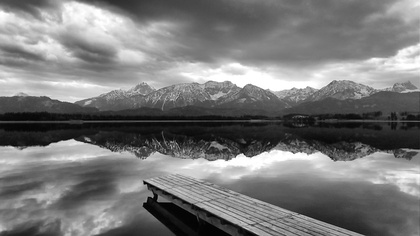
%> input picture Lab 9/B.jpg, 420 x 236 px, shrunk from 1984 x 1116 before the run
$ octave Q2.m   (GNU Octave 9; MATLAB toolbox functions it lacks are replaced by stand-ins)
%> lines starting %> are read from the running program, lines starting %| are printed output that depends on the picture
clear
I = imread('B.jpg');
%> I is the input picture: size 236x420x3 uint8; min 0, max 255, mean 120.7
I = rgb2gray(I);
%> I: size 236x420 uint8
[R C] = size(I);
%> R = 236; C = 420
F = [2,4,5,4,2;4,9,12,9,4;5,12,15,12,5;4,9,12,9,4;2,4,5,4,2]/159;
II = zeros(R+4,C+4);
II(3:R+2,3:C+2) = I;
for i = 3:R+2
    for j = 3:C+2
        IM(i-2,j-2) = sum(II(i-2:i+2,j-2:j+2).*F,'all');
    end
end
figure, imshow(IM,[]); title('Smoothened Image');
imwrite(uint8(IM),'Output_Q2_SmoothenedImage.jpg');
Sx = [-1 0 1;-2 0 2;-1 0 1];
Sy = [-1 -2 -1;0 0 0;1 2 1];

II = zeros(R+2,C+2);
II(2:R+1,2:C+1) = IM;
%> II: size 238x422 double
for i = 2:R+1
    for j = 2:C+1
        Gx(i-1,j-1) = sum(II(i-1:i+1,j-1:j+1).*Sx,'all');
        Gy(i-1,j-1) = sum(II(i-1:i+1,j-1:j+1).*Sy,'all');
    end
end
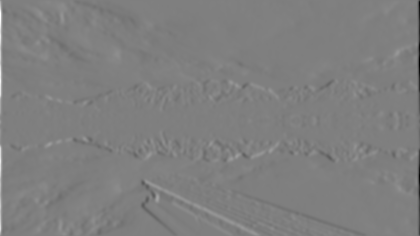
%> Gx: size 236x420 double; min -900.2, max 901.1, mean 0; drawn with min black and max white
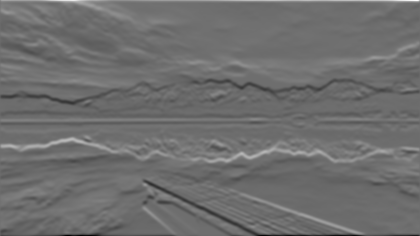
%> Gy: size 236x420 double; min -611, max 797.1, mean -0.3; drawn with min black and max white

G = sqrt(Gx.^2 + Gy.^2);
theta = atan2d(Gy,Gx);
figure, imshow(G,[]); title('Gradient Image');
imwrite(uint8(G),'Output_Q2_GradientImage.jpg');
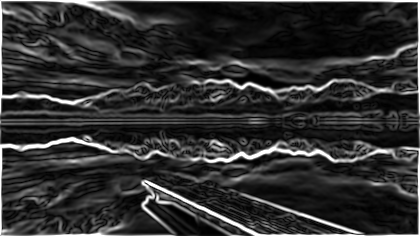
%> saved as Output_Q2_GradientImage.jpg: size 236x420 uint8; min 0, max 255, mean 48.2

theta(theta<0) = theta(theta<0)+360;
theta((theta>=0 & theta<22.5)|(theta>=337.5 & theta<=360)|(theta >= 157.5 & theta < 202.5)) = 0;
theta((theta>=22.5 & theta<67.5)|(theta>=202.5 & theta<247.5)) = 45;
theta((theta>=67.5 & theta<112.5)|(theta>=247.5 & theta<292.5)) = 90;
theta((theta>=112.5 & theta<157.5)|(theta>=292.5 & theta<337.5)) = 135;
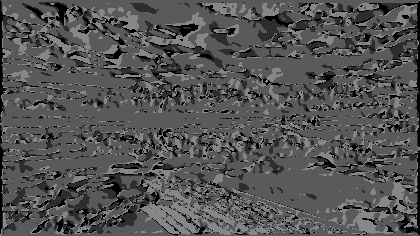
%> theta: size 236x420 double; min 0, max 135, mean 83.5

II = zeros(R+2,C+2);
II(2:R+1,2:C+1) = G;
for i = 2:R+1
    for j = 2:C+1
        if (theta(i-1,j-1) == 0)
            IX(i-1,j-1) = II(i,j) == max([II(i,j-1),II(i,j),II(i,j+1)]);
        elseif (theta(i-1,j-1) == 45)
            IX(i-1,j-1) = II(i,j) == max([II(i-1,j+1),II(i,j),II(i+1,j-1)]);
        elseif (theta(i-1,j-1) == 90)
            IX(i-1,j-1) = II(i,j) == max([II(i-1,j),II(i,j),II(i+1,j)]);
        elseif (theta(i-1,j-1) == 135)
            IX(i-1,j-1) = II(i,j) == max([II(i-1,j-1),II(i,j),II(i+1,j+1)]);
        end
    end
end
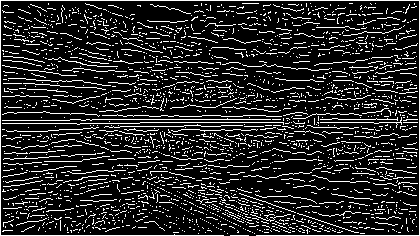
%> IX: size 236x420 logical; 16% white in thin lines or dots
IX = IX.*G;
%> IX: size 236x420 double
IX(1,:) = 0; IX(R,:) = 0; IX(:,1) = 0; IX(:,C) = 0;
figure, imshow(IX,[]); title('Result of Non-max suppression');
imwrite(uint8(IX),'Output_Q2_NonMaxSuppressedImage.jpg');
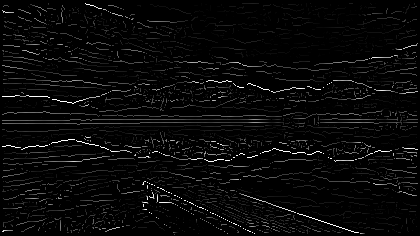
%> saved as Output_Q2_NonMaxSuppressedImage.jpg: size 236x420 uint8; min 0, max 255, mean 9.2


TH = 0.175*max(IX,[],'all');
%> TH = 73.89
TL = 0.075*max(IX,[],'all');
%> TL = 31.67

IH = IX>=TH;
%> IH: size 236x420 logical; 4.4% white in thin lines or dots
IL = (IX>=TL)&(IX<TH);
%> IL: size 236x420 logical; 5.1% white in thin lines or dots

figure, imshow(IL,[]); title('Weak Edges'); imwrite(mat2gray(IL),'Output_Q2_WeakEdges.jpg');
figure, imshow(IH,[]); title('Strong Edges'); imwrite(mat2gray(IH),'Output_Q2_StrongEdges.jpg');

for i = 1:R
    for j = 1:C
        if (IX(i,j) < TL)
            I_OUT(i,j) = false;
        elseif (IX(i,j) > TH)
            I_OUT(i,j) = true;
        elseif (IX(i-1,j-1) > TH || IX(i-1,j) > TH || IX(i-1,j+1) > TH || IX(i,j+1) > TH || IX(i+1,j+1) > TH || IX(i+1,j) > TH || IX(i+1,j-1) > TH || IX(i,j-1) > TH)
            I_OUT(i,j) = true;
        end
    end
end
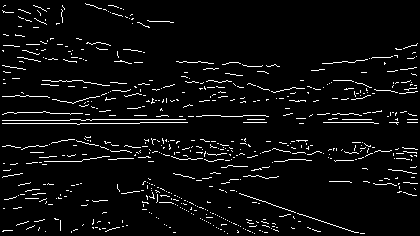
%> I_OUT: size 236x420 logical; 4.8% white in thin lines or dots

figure, imshow(I_OUT); title('Canny Edge Detection'); imwrite(I_OUT,'Output_Q2_CannyEdgeDetectedImage.jpg');

$ run again, with Lab 9/A.jpg copied over Lab 9/B.jpg
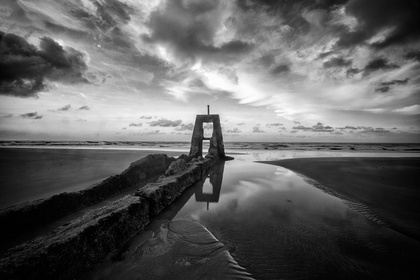
%> input picture Lab 9/A.jpg, 420 x 280 px, shrunk from 1500 x 1000 before the run
%> I is the input picture: size 280x420 uint8; min 0, max 254, mean 96.3
%> after the loop `for i = 2:R+1`:
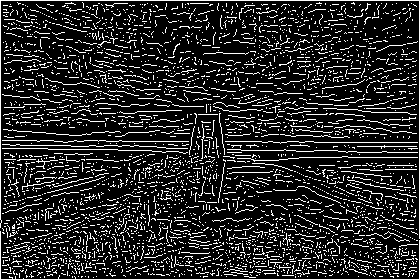
%> IX: size 280x420 logical; 16.3% white in thin lines or dots
%> TH = 62.06
%> TL = 26.6
%> IH: size 280x420 logical; 4.4% white in thin lines or dots
%> IL: size 280x420 logical; 4.4% white in thin lines or dots
%> after the loop `for i = 1:R`:
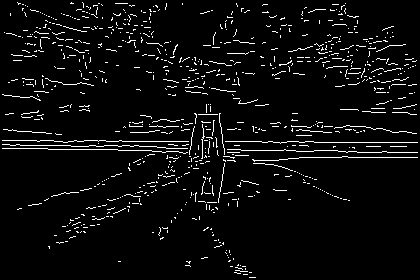
%> I_OUT: size 280x420 logical; 4.8% white in thin lines or dots
